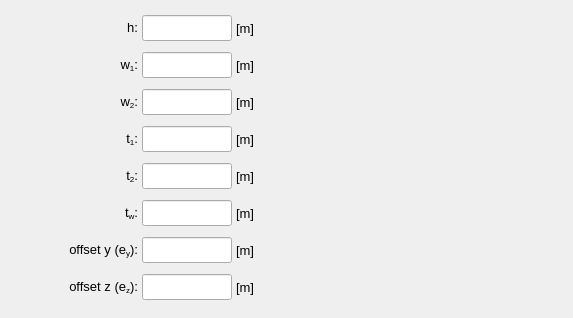
         <widget class="QWidget" name="tab_C_section">
          <attribute name="title">
           <string>C-section</string>
          </attribute>
          <layout class="QGridLayout" name="gridLayout_49">
           <property name="leftMargin">
            <number>4</number>
           </property>
           <property name="topMargin">
            <number>4</number>
           </property>
           <property name="rightMargin">
            <number>4</number>
           </property>
           <property name="bottomMargin">
            <number>4</number>
           </property>
           <property name="spacing">
            <number>4</number>
           </property>
           <item row="0" column="0">
            <widget class="QFrame" name="frame_26">
             <property name="frameShape">
              <enum>QFrame::NoFrame</enum>
             </property>
             <property name="frameShadow">
              <enum>QFrame::Raised</enum>
             </property>
             <layout class="QGridLayout" name="gridLayout_48">
              <property name="leftMargin">
               <number>4</number>
              </property>
              <property name="topMargin">
               <number>4</number>
              </property>
              <property name="rightMargin">
               <number>4</number>
              </property>
              <property name="bottomMargin">
               <number>4</number>
              </property>
              <property name="spacing">
               <number>4</number>
              </property>
              <item row="0" column="4">
               <spacer name="horizontalSpacer_6">
                <property name="orientation">
                 <enum>Qt::Horizontal</enum>
                </property>
                <property name="sizeHint" stdset="0">
                 <size>
                  <width>40</width>
                  <height>20</height>
                 </size>
                </property>
               </spacer>
              </item>
              <item row="0" column="1">
               <widget class="QLabel" name="label_67">
                <property name="minimumSize">
                 <size>
                  <width>90</width>
                  <height>26</height>
                 </size>
                </property>
                <property name="maximumSize">
                 <size>
                  <width>90</width>
                  <height>26</height>
                 </size>
                </property>
                <property name="font">
                 <font>
                  <pointsize>10</pointsize>
                 </font>
                </property>
                <property name="text">
                 <string>&lt;html&gt;&lt;head/&gt;&lt;body&gt;&lt;p align=&quot;right&quot;&gt;h:&lt;/p&gt;&lt;/body&gt;&lt;/html&gt;</string>
                </property>
                <property name="alignment">
                 <set>Qt::AlignCenter</set>
                </property>
               </widget>
              </item>
              <item row="1" column="1">
               <widget class="QLabel" name="label_68">
                <property name="minimumSize">
                 <size>
                  <width>90</width>
                  <height>26</height>
                 </size>
                </property>
                <property name="maximumSize">
                 <size>
                  <width>90</width>
                  <height>26</height>
                 </size>
                </property>
                <property name="font">
                 <font>
                  <pointsize>10</pointsize>
                 </font>
                </property>
                <property name="text">
                 <string>&lt;html&gt;&lt;head/&gt;&lt;body&gt;&lt;p align=&quot;right&quot;&gt;w&lt;span style=&quot; vertical-align:sub;&quot;&gt;1&lt;/span&gt;:&lt;/p&gt;&lt;/body&gt;&lt;/html&gt;</string>
                </property>
                <property name="alignment">
                 <set>Qt::AlignCenter</set>
                </property>
               </widget>
              </item>
              <item row="0" column="2">
               <widget class="QLineEdit" name="lineEdit_height_C_section">
                <property name="minimumSize">
                 <size>
                  <width>90</width>
                  <height>26</height>
                 </size>
                </property>
                <property name="maximumSize">
                 <size>
                  <width>90</width>
                  <height>26</height>
                 </size>
                </property>
                <property name="sizeIncrement">
                 <size>
                  <width>0</width>
                  <height>26</height>
                 </size>
                </property>
                <property name="font">
                 <font>
                  <pointsize>10</pointsize>
                 </font>
                </property>
                <property name="focusPolicy">
                 <enum>Qt::StrongFocus</enum>
                </property>
                <property name="styleSheet">
                 <string notr="true"/>
                </property>
                <property name="alignment">
                 <set>Qt::AlignCenter</set>
                </property>
                <property name="clearButtonEnabled">
                 <bool>true</bool>
                </property>
               </widget>
              </item>
              <item row="0" column="3">
               <widget class="QLabel" name="label_121">
                <property name="minimumSize">
                 <size>
                  <width>35</width>
                  <height>26</height>
                 </size>
                </property>
                <property name="maximumSize">
                 <size>
                  <width>35</width>
                  <height>26</height>
                 </size>
                </property>
                <property name="font">
                 <font>
                  <pointsize>10</pointsize>
                 </font>
                </property>
                <property name="text">
                 <string>[m]</string>
                </property>
                <property name="alignment">
                 <set>Qt::AlignLeading|Qt::AlignLeft|Qt::AlignVCenter</set>
                </property>
               </widget>
              </item>
              <item row="1" column="3">
               <widget class="QLabel" name="label_122">
                <property name="minimumSize">
                 <size>
                  <width>35</width>
                  <height>26</height>
                 </size>
                </property>
                <property name="maximumSize">
                 <size>
                  <width>35</width>
                  <height>26</height>
                 </size>
                </property>
                <property name="font">
                 <font>
                  <pointsize>10</pointsize>
                 </font>
                </property>
                <property name="text">
                 <string>[m]</string>
                </property>
                <property name="alignment">
                 <set>Qt::AlignLeading|Qt::AlignLeft|Qt::AlignVCenter</set>
                </property>
               </widget>
              </item>
              <item row="2" column="1">
               <widget class="QLabel" name="label_69">
                <property name="minimumSize">
                 <size>
                  <width>90</width>
                  <height>26</height>
                 </size>
                </property>
                <property name="maximumSize">
                 <size>
                  <width>90</width>
                  <height>26</height>
                 </size>
                </property>
                <property name="font">
                 <font>
                  <pointsize>10</pointsize>
                 </font>
                </property>
                <property name="text">
                 <string>&lt;html&gt;&lt;head/&gt;&lt;body&gt;&lt;p align=&quot;right&quot;&gt;w&lt;span style=&quot; vertical-align:sub;&quot;&gt;2&lt;/span&gt;:&lt;/p&gt;&lt;/body&gt;&lt;/html&gt;</string>
                </property>
                <property name="alignment">
                 <set>Qt::AlignCenter</set>
                </property>
               </widget>
              </item>
              <item row="1" column="2">
               <widget class="QLineEdit" name="lineEdit_w1_C_section">
                <property name="minimumSize">
                 <size>
                  <width>90</width>
                  <height>24</height>
                 </size>
                </property>
                <property name="maximumSize">
                 <size>
                  <width>90</width>
                  <height>26</height>
                 </size>
                </property>
                <property name="sizeIncrement">
                 <size>
                  <width>0</width>
                  <height>0</height>
                 </size>
                </property>
                <property name="font">
                 <font>
                  <pointsize>10</pointsize>
                 </font>
                </property>
                <property name="focusPolicy">
                 <enum>Qt::StrongFocus</enum>
                </property>
                <property name="styleSheet">
                 <string notr="true"/>
                </property>
                <property name="alignment">
                 <set>Qt::AlignCenter</set>
                </property>
                <property name="clearButtonEnabled">
                 <bool>true</bool>
                </property>
               </widget>
              </item>
              <item row="2" column="2">
               <widget class="QLineEdit" name="lineEdit_w2_C_section">
                <property name="minimumSize">
                 <size>
                  <width>90</width>
                  <height>24</height>
                 </size>
                </property>
                <property name="maximumSize">
                 <size>
                  <width>90</width>
                  <height>26</height>
                 </size>
                </property>
                <property name="sizeIncrement">
                 <size>
                  <width>0</width>
                  <height>0</height>
                 </size>
                </property>
                <property name="font">
                 <font>
                  <pointsize>10</pointsize>
                 </font>
                </property>
                <property name="focusPolicy">
                 <enum>Qt::StrongFocus</enum>
                </property>
                <property name="styleSheet">
                 <string notr="true"/>
                </property>
                <property name="alignment">
                 <set>Qt::AlignCenter</set>
                </property>
                <property name="clearButtonEnabled">
                 <bool>true</bool>
                </property>
               </widget>
              </item>
              <item row="2" column="3">
               <widget class="QLabel" name="label_123">
                <property name="minimumSize">
                 <size>
                  <width>35</width>
                  <height>26</height>
                 </size>
                </property>
                <property name="maximumSize">
                 <size>
                  <width>35</width>
                  <height>26</height>
                 </size>
                </property>
                <property name="font">
                 <font>
                  <pointsize>10</pointsize>
                 </font>
                </property>
                <property name="text">
                 <string>[m]</string>
                </property>
                <property name="alignment">
                 <set>Qt::AlignLeading|Qt::AlignLeft|Qt::AlignVCenter</set>
                </property>
               </widget>
              </item>
              <item row="3" column="1">
               <widget class="QLabel" name="label_70">
                <property name="minimumSize">
                 <size>
                  <width>90</width>
                  <height>26</height>
                 </size>
                </property>
                <property name="maximumSize">
                 <size>
                  <width>90</width>
                  <height>26</height>
                 </size>
                </property>
                <property name="font">
                 <font>
                  <pointsize>10</pointsize>
                 </font>
                </property>
                <property name="text">
                 <string>&lt;html&gt;&lt;head/&gt;&lt;body&gt;&lt;p align=&quot;right&quot;&gt;t&lt;span style=&quot; vertical-align:sub;&quot;&gt;1&lt;/span&gt;:&lt;/p&gt;&lt;/body&gt;&lt;/html&gt;</string>
                </property>
                <property name="alignment">
                 <set>Qt::AlignCenter</set>
                </property>
               </widget>
              </item>
              <item row="3" column="2">
               <widget class="QLineEdit" name="lineEdit_t1_C_section">
                <property name="minimumSize">
                 <size>
                  <width>90</width>
                  <height>24</height>
                 </size>
                </property>
                <property name="maximumSize">
                 <size>
                  <width>90</width>
                  <height>26</height>
                 </size>
                </property>
                <property name="sizeIncrement">
                 <size>
                  <width>0</width>
                  <height>0</height>
                 </size>
                </property>
                <property name="font">
                 <font>
                  <pointsize>10</pointsize>
                 </font>
                </property>
                <property name="focusPolicy">
                 <enum>Qt::StrongFocus</enum>
                </property>
                <property name="styleSheet">
                 <string notr="true"/>
                </property>
                <property name="alignment">
                 <set>Qt::AlignCenter</set>
                </property>
                <property name="clearButtonEnabled">
                 <bool>true</bool>
                </property>
               </widget>
              </item>
              <item row="4" column="2">
               <widget class="QLineEdit" name="lineEdit_t2_C_section">
                <property name="minimumSize">
                 <size>
                  <width>90</width>
                  <height>24</height>
                 </size>
                </property>
                <property name="maximumSize">
                 <size>
                  <width>90</width>
                  <height>26</height>
                 </size>
                </property>
                <property name="sizeIncrement">
                 <size>
                  <width>0</width>
                  <height>0</height>
                 </size>
                </property>
                <property name="font">
                 <font>
                  <pointsize>10</pointsize>
                 </font>
                </property>
                <property name="focusPolicy">
                 <enum>Qt::StrongFocus</enum>
                </property>
                <property name="styleSheet">
                 <string notr="true"/>
                </property>
                <property name="alignment">
                 <set>Qt::AlignCenter</set>
                </property>
                <property name="clearButtonEnabled">
                 <bool>true</bool>
                </property>
               </widget>
              </item>
              <item row="4" column="1">
               <widget class="QLabel" name="label_71">
                <property name="minimumSize">
                 <size>
                  <width>90</width>
                  <height>26</height>
                 </size>
                </property>
                <property name="maximumSize">
                 <size>
                  <width>90</width>
                  <height>26</height>
                 </size>
                </property>
                <property name="font">
                 <font>
                  <pointsize>10</pointsize>
                 </font>
                </property>
                <property name="text">
                 <string>&lt;html&gt;&lt;head/&gt;&lt;body&gt;&lt;p align=&quot;right&quot;&gt;t&lt;span style=&quot; vertical-align:sub;&quot;&gt;2&lt;/span&gt;:&lt;/p&gt;&lt;/body&gt;&lt;/html&gt;</string>
                </property>
                <property name="alignment">
                 <set>Qt::AlignCenter</set>
                </property>
               </widget>
              </item>
              <item row="3" column="3">
               <widget class="QLabel" name="label_124">
                <property name="minimumSize">
                 <size>
                  <width>35</width>
                  <height>26</height>
                 </size>
                </property>
                <property name="maximumSize">
                 <size>
                  <width>35</width>
                  <height>26</height>
                 </size>
                </property>
                <property name="font">
                 <font>
                  <pointsize>10</pointsize>
                 </font>
                </property>
                <property name="text">
                 <string>[m]</string>
                </property>
                <property name="alignment">
                 <set>Qt::AlignLeading|Qt::AlignLeft|Qt::AlignVCenter</set>
                </property>
               </widget>
              </item>
              <item row="5" column="2">
               <widget class="QLineEdit" name="lineEdit_tw_C_section">
                <property name="minimumSize">
                 <size>
                  <width>90</width>
                  <height>24</height>
                 </size>
                </property>
                <property name="maximumSize">
                 <size>
                  <width>90</width>
                  <height>26</height>
                 </size>
                </property>
                <property name="sizeIncrement">
                 <size>
                  <width>0</width>
                  <height>0</height>
                 </size>
                </property>
                <property name="font">
                 <font>
                  <pointsize>10</pointsize>
                 </font>
                </property>
                <property name="focusPolicy">
                 <enum>Qt::StrongFocus</enum>
                </property>
                <property name="styleSheet">
                 <string notr="true"/>
                </property>
                <property name="alignment">
                 <set>Qt::AlignCenter</set>
                </property>
                <property name="clearButtonEnabled">
                 <bool>true</bool>
                </property>
               </widget>
              </item>
              <item row="4" column="3">
               <widget class="QLabel" name="label_125">
                <property name="minimumSize">
                 <size>
                  <width>35</width>
                  <height>26</height>
                 </size>
                </property>
                <property name="maximumSize">
                 <size>
                  <width>35</width>
                  <height>26</height>
                 </size>
                </property>
                <property name="font">
                 <font>
                  <pointsize>10</pointsize>
                 </font>
                </property>
                <property name="text">
                 <string>[m]</string>
                </property>
                <property name="alignment">
                 <set>Qt::AlignLeading|Qt::AlignLeft|Qt::AlignVCenter</set>
                </property>
               </widget>
              </item>
              <item row="5" column="1">
               <widget class="QLabel" name="label_73">
                <property name="minimumSize">
                 <size>
                  <width>90</width>
                  <height>26</height>
                 </size>
                </property>
                <property name="maximumSize">
                 <size>
                  <width>90</width>
                  <height>26</height>
                 </size>
                </property>
                <property name="font">
                 <font>
                  <pointsize>10</pointsize>
                 </font>
                </property>
                <property name="text">
                 <string>&lt;html&gt;&lt;head/&gt;&lt;body&gt;&lt;p align=&quot;right&quot;&gt;t&lt;span style=&quot; vertical-align:sub;&quot;&gt;w&lt;/span&gt;:&lt;/p&gt;&lt;/body&gt;&lt;/html&gt;</string>
                </property>
                <property name="alignment">
                 <set>Qt::AlignCenter</set>
                </property>
               </widget>
              </item>
              <item row="6" column="1">
               <widget class="QLabel" name="label_131">
                <property name="minimumSize">
                 <size>
                  <width>90</width>
                  <height>26</height>
                 </size>
                </property>
                <property name="maximumSize">
                 <size>
                  <width>90</width>
                  <height>26</height>
                 </size>
                </property>
                <property name="font">
                 <font>
                  <pointsize>10</pointsize>
                 </font>
                </property>
                <property name="text">
                 <string>&lt;html&gt;&lt;head/&gt;&lt;body&gt;&lt;p align=&quot;right&quot;&gt;offset y (e&lt;span style=&quot; vertical-align:sub;&quot;&gt;y&lt;/span&gt;):&lt;/p&gt;&lt;/body&gt;&lt;/html&gt;</string>
                </property>
                <property name="alignment">
                 <set>Qt::AlignRight|Qt::AlignTrailing|Qt::AlignVCenter</set>
                </property>
               </widget>
              </item>
              <item row="6" column="2">
               <widget class="QLineEdit" name="lineEdit_offsety_C_section">
                <property name="minimumSize">
                 <size>
                  <width>90</width>
                  <height>26</height>
                 </size>
                </property>
                <property name="maximumSize">
                 <size>
                  <width>90</width>
                  <height>26</height>
                 </size>
                </property>
                <property name="sizeIncrement">
                 <size>
                  <width>0</width>
                  <height>0</height>
                 </size>
                </property>
                <property name="font">
                 <font>
                  <pointsize>10</pointsize>
                 </font>
                </property>
                <property name="focusPolicy">
                 <enum>Qt::StrongFocus</enum>
                </property>
                <property name="styleSheet">
                 <string notr="true"/>
                </property>
                <property name="alignment">
                 <set>Qt::AlignCenter</set>
                </property>
                <property name="clearButtonEnabled">
                 <bool>true</bool>
                </property>
               </widget>
              </item>
              <item row="5" column="3">
               <widget class="QLabel" name="label_126">
                <property name="minimumSize">
                 <size>
                  <width>35</width>
                  <height>26</height>
                 </size>
                </property>
                <property name="maximumSize">
                 <size>
                  <width>35</width>
                  <height>26</height>
                 </size>
                </property>
                <property name="font">
                 <font>
                  <pointsize>10</pointsize>
                 </font>
                </property>
                <property name="text">
                 <string>[m]</string>
                </property>
                <property name="alignment">
                 <set>Qt::AlignLeading|Qt::AlignLeft|Qt::AlignVCenter</set>
                </property>
               </widget>
              </item>
              <item row="7" column="2">
               <widget class="QLineEdit" name="lineEdit_offsetz_C_section">
                <property name="minimumSize">
                 <size>
                  <width>90</width>
                  <height>26</height>
                 </size>
                </property>
                <property name="maximumSize">
                 <size>
                  <width>90</width>
                  <height>26</height>
                 </size>
                </property>
                <property name="sizeIncrement">
                 <size>
                  <width>0</width>
                  <height>0</height>
                 </size>
                </property>
                <property name="font">
                 <font>
                  <pointsize>10</pointsize>
                 </font>
                </property>
                <property name="focusPolicy">
                 <enum>Qt::StrongFocus</enum>
                </property>
                <property name="styleSheet">
                 <string notr="true"/>
                </property>
                <property name="alignment">
                 <set>Qt::AlignCenter</set>
                </property>
                <property name="clearButtonEnabled">
                 <bool>true</bool>
                </property>
               </widget>
              </item>
              <item row="6" column="3">
               <widget class="QLabel" name="label_128">
                <property name="minimumSize">
                 <size>
                  <width>35</width>
                  <height>26</height>
                 </size>
                </property>
                <property name="maximumSize">
                 <size>
                  <width>35</width>
                  <height>26</height>
                 </size>
                </property>
                <property name="font">
                 <font>
                  <pointsize>10</pointsize>
                 </font>
                </property>
                <property name="text">
                 <string>[m]</string>
                </property>
                <property name="alignment">
                 <set>Qt::AlignLeading|Qt::AlignLeft|Qt::AlignVCenter</set>
                </property>
               </widget>
              </item>
              <item row="7" column="1">
               <widget class="QLabel" name="label_130">
                <property name="minimumSize">
                 <size>
                  <width>90</width>
                  <height>26</height>
                 </size>
                </property>
                <property name="maximumSize">
                 <size>
                  <width>90</width>
                  <height>26</height>
                 </size>
                </property>
                <property name="font">
                 <font>
                  <pointsize>10</pointsize>
                 </font>
                </property>
                <property name="text">
                 <string>&lt;html&gt;&lt;head/&gt;&lt;body&gt;&lt;p align=&quot;right&quot;&gt;offset z (e&lt;span style=&quot; vertical-align:sub;&quot;&gt;z&lt;/span&gt;):&lt;/p&gt;&lt;/body&gt;&lt;/html&gt;</string>
                </property>
                <property name="alignment">
                 <set>Qt::AlignRight|Qt::AlignTrailing|Qt::AlignVCenter</set>
                </property>
               </widget>
              </item>
              <item row="7" column="3">
               <widget class="QLabel" name="label_129">
                <property name="minimumSize">
                 <size>
                  <width>35</width>
                  <height>26</height>
                 </size>
                </property>
                <property name="maximumSize">
                 <size>
                  <width>35</width>
                  <height>26</height>
                 </size>
                </property>
                <property name="font">
                 <font>
                  <pointsize>10</pointsize>
                 </font>
                </property>
                <property name="text">
                 <string>[m]</string>
                </property>
                <property name="alignment">
                 <set>Qt::AlignLeading|Qt::AlignLeft|Qt::AlignVCenter</set>
                </property>
               </widget>
              </item>
              <item row="0" column="0">
               <spacer name="horizontalSpacer_9">
                <property name="orientation">
                 <enum>Qt::Horizontal</enum>
                </property>
                <property name="sizeHint" stdset="0">
                 <size>
                  <width>40</width>
                  <height>20</height>
                 </size>
                </property>
               </spacer>
              </item>
             </layout>
            </widget>
           </item>
           <item row="0" column="1">
            <widget class="QFrame" name="frame_25">
             <property name="frameShape">
              <enum>QFrame::NoFrame</enum>
             </property>
             <property name="frameShadow">
              <enum>QFrame::Raised</enum>
             </property>
             <layout class="QGridLayout" name="gridLayout_47">
              <property name="leftMargin">
               <number>0</number>
              </property>
              <property name="topMargin">
               <number>0</number>
              </property>
              <property name="rightMargin">
               <number>0</number>
              </property>
              <property name="bottomMargin">
               <number>0</number>
              </property>
              <property name="spacing">
               <number>0</number>
              </property>
              <item row="0" column="0">
               <widget class="QLabel" name="label_9">
                <property name="minimumSize">
                 <size>
                  <width>250</width>
                  <height>310</height>
                 </size>
                </property>
                <property name="maximumSize">
                 <size>
                  <width>250</width>
                  <height>310</height>
                 </size>
                </property>
                <property name="text">
                 <string/>
                </property>
                <property name="pixmap">
                 <pixmap>../../../../data/figures/C_profile.PNG</pixmap>
                </property>
                <property name="scaledContents">
                 <bool>true</bool>
                </property>
               </widget>
              </item>
             </layout>
            </widget>
           </item>
          </layout>
         </widget>
